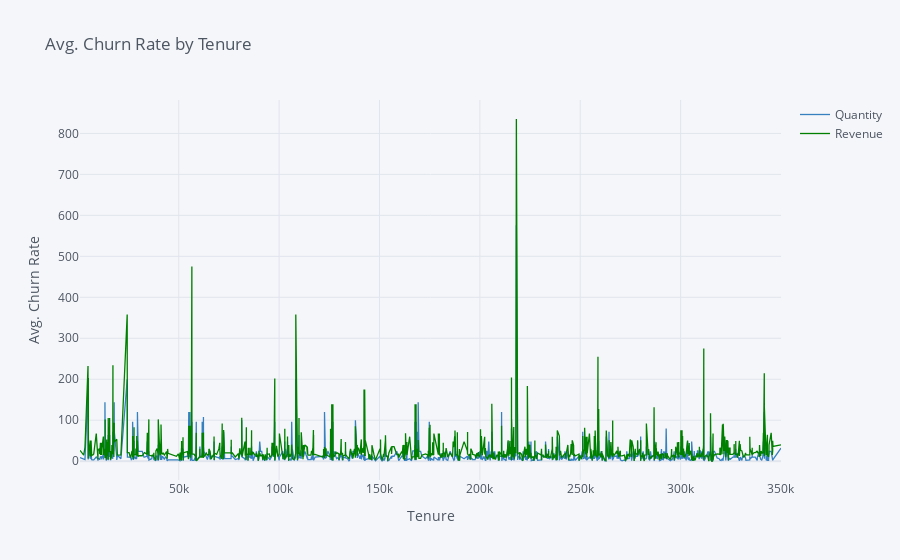

Here is the notebook cell this chart was saved with:
### Markdown cell above
## 2. Create an interactive line chart showing quantity and revenue sold to France between January 1st and May 31st 2011.

### Code cell
df=data
df['year'] = pd.DatetimeIndex(df['InvoiceDate']).year
df['month'] = pd.DatetimeIndex(df['InvoiceDate']).month

df=df[df['year']==2011]
df=df[df['month']>=1]
df=df[df['month']<6]
df=df[df['Country']=='France']
df=df[['Quantity', 'Revenue']]
df.iplot(kind='line', xTitle='Tenure', color=('blue','green'),
           yTitle='Avg. Churn Rate', title='Avg. Churn Rate by Tenure')
df

### Figure 1 — Plotly figure (JSON) as saved in the notebook; plotly's stock layout.template omitted (floating-point values rounded to 4 significant figures; data arrays with more than 128 entries replaced by an {"elided": "..."} marker saying what was removed)
{"data": [{"line": {"color": "rgba(55, 128, 191, 1.0)", "dash": "solid", "shape": "linear", "width": 1.3}, "mode": "lines", "name": "Quantity", "text": "", "type": "scatter", "x": {"elided": "2471 int values"}, "y": {"elided": "2471 int values"}}, {"line": {"color": "rgba(0, 128, 0, 1.0)", "dash": "solid", "shape": "linear", "width": 1.3}, "mode": "lines", "name": "Revenue", "text": "", "type": "scatter", "x": {"elided": "2471 int values"}, "y": {"elided": "2471 float values"}}], "layout": {"legend": {"bgcolor": "#F5F6F9", "font": {"color": "#4D5663"}}, "paper_bgcolor": "#F5F6F9", "plot_bgcolor": "#F5F6F9", "title": {"font": {"color": "#4D5663"}, "text": "Avg. Churn Rate by Tenure"}, "xaxis": {"gridcolor": "#E1E5ED", "showgrid": true, "tickfont": {"color": "#4D5663"}, "title": {"font": {"color": "#4D5663"}, "text": "Tenure"}, "zerolinecolor": "#E1E5ED"}, "yaxis": {"gridcolor": "#E1E5ED", "showgrid": true, "tickfont": {"color": "#4D5663"}, "title": {"font": {"color": "#4D5663"}, "text": "Avg. Churn Rate"}, "zerolinecolor": "#E1E5ED"}}}
